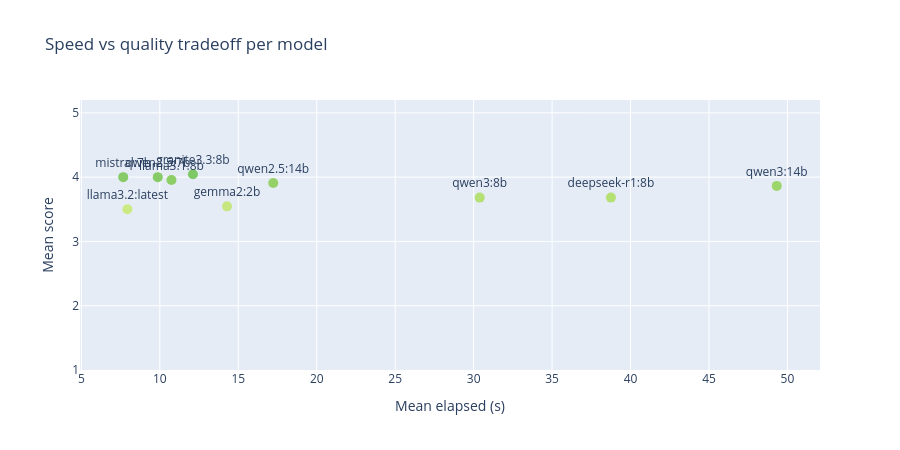

Notebook source saved alongside this figure:
### Code cell
# Scatter: mean elapsed_s vs mean quality score (speed / quality tradeoff)
agg = (
    df.groupby('model')
    .agg(mean_score=('score', 'mean'), mean_elapsed=('elapsed_s', 'mean'))
    .reset_index()
)

fig = px.scatter(
    agg,
    x='mean_elapsed',
    y='mean_score',
    text='model',
    labels={'mean_elapsed': 'Mean elapsed (s)', 'mean_score': 'Mean score'},
    title='Speed vs quality tradeoff per model',
    color='mean_score',
    color_continuous_scale='RdYlGn',
    range_color=[1, 5],
    height=450,
)
fig.update_traces(textposition='top center', marker_size=10)
fig.update_layout(yaxis_range=[1, 5.2], coloraxis_showscale=False)
fig.show()

### Figure 1 — Plotly figure (JSON) as saved in the notebook; plotly's stock layout.template omitted (floating-point values rounded to 4 significant figures)
{"data": [{"hovertemplate": "Mean elapsed (s)=%{x}<br>Mean score=%{marker.color}<br>model=%{text}<extra></extra>", "legendgroup": "", "marker": {"color": [3.682, 3.545, 4.045, 3.955, 3.5, 4.0, 3.909, 4.0, 3.864, 3.682], "coloraxis": "coloraxis", "size": 10, "symbol": "circle"}, "mode": "markers+text", "name": "", "orientation": "v", "showlegend": false, "text": ["deepseek-r1:8b", "gemma2:2b", "granite3.3:8b", "llama3.1:8b", "llama3.2:latest", "mistral:7b", "qwen2.5:14b", "qwen2.5:7b", "qwen3:14b", "qwen3:8b"], "textposition": "top center", "type": "scatter", "x": [38.75, 14.28, 12.11, 10.74, 7.932, 7.668, 17.23, 9.868, 49.32, 30.39], "xaxis": "x", "y": [3.682, 3.545, 4.045, 3.955, 3.5, 4.0, 3.909, 4.0, 3.864, 3.682], "yaxis": "y"}], "layout": {"coloraxis": {"cmax": 5, "cmin": 1, "colorbar": {"title": {"text": "Mean score"}}, "colorscale": [[0, "rgb(165,0,38)"], [0.1, "rgb(215,48,39)"], [0.2, "rgb(244,109,67)"], [0.3, "rgb(253,174,97)"], [0.4, "rgb(254,224,139)"], [0.5, "rgb(255,255,191)"], [0.6, "rgb(217,239,139)"], [0.7, "rgb(166,217,106)"], [0.8, "rgb(102,189,99)"], [0.9, "rgb(26,152,80)"], [1, "rgb(0,104,55)"]], "showscale": false}, "height": 450, "legend": {"tracegroupgap": 0}, "title": {"text": "Speed vs quality tradeoff per model"}, "xaxis": {"anchor": "y", "domain": [0, 1], "title": {"text": "Mean elapsed (s)"}}, "yaxis": {"anchor": "x", "domain": [0, 1], "range": [1, 5.2], "title": {"text": "Mean score"}}}}
